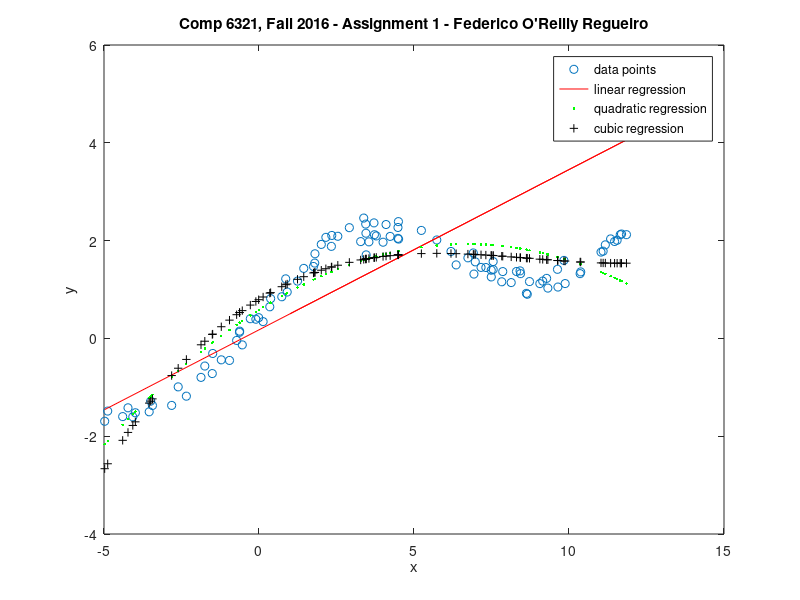

Here is the MATLAB script that generated this plot:
% COMP 6321 Machine Learning, Fall 2016
% Federico O'Reilly Regueiro - 40012304
% Assignment 1, due September 30
function [] = A1
    % Q 1a
    x = load('hw1x.dat');
    y = load('hw1y.dat');

    % plot x against y, use circles and avoid plotting connecting lines
    plot(x, y, 'o');
    title('Comp 6321, Fall 2016 - Assignment 1 - Federico O''Reilly Regueiro');
    ylabel('y');
    xlabel('x');

    % Q 1b
    x = [x, ones(length(x),1)];

    w = inv(x'*x) * x'*y;

    hold on;

    endpoints = [min(x), max(x)];

    plot(endpoints, (w(1)+endpoints.*w(2)), 'r');

    trainingErr(x, w, y, 'linear hypothesis');

    % Q 1e - TODO is this a better fit? write in doc
    [w2, x_prime] = PolyRegress(x,y,2);
    plot(x(:,size(x,2)-1), x_prime*w2, 'g.')

    trainingErr(x_prime, w2, y, 'quadratic hypothesis');

    % Q 1f - TODO is this a better fit? write in doc
    [w3, x_prime] = PolyRegress(x,y,3);
    plot(x(:,size(x,2)-1), x_prime*w3, 'k+')

    trainingErr(x_prime, w3, y, 'cubic hypothesis');

    legend('data points', 'linear regression', 'quadratic regression', 'cubic regression');
end

% Q 1c
function jh = trainingErr(x, w, y, h_class)
  hx = x*w;
  % mean squared error? slides have the sum of squares but talk about mse...
  jh = sum((hx - y).^2)/(2*size(x,1));
  fprintf('The training error for the %s is %d\n', h_class, jh);
end

% Q 1d
function [w, x_prime] = PolyRegress(x,y,d)
  if(d > 1)
    x_prime = [repmat(x(:,1), 1, d-1).^(repmat((2:d), size(x,1), 1)), x];
  else
    error('Error, d must be larger than 1');
  end
  w = inv(x_prime'*x_prime) * x_prime'*y;
end
  
